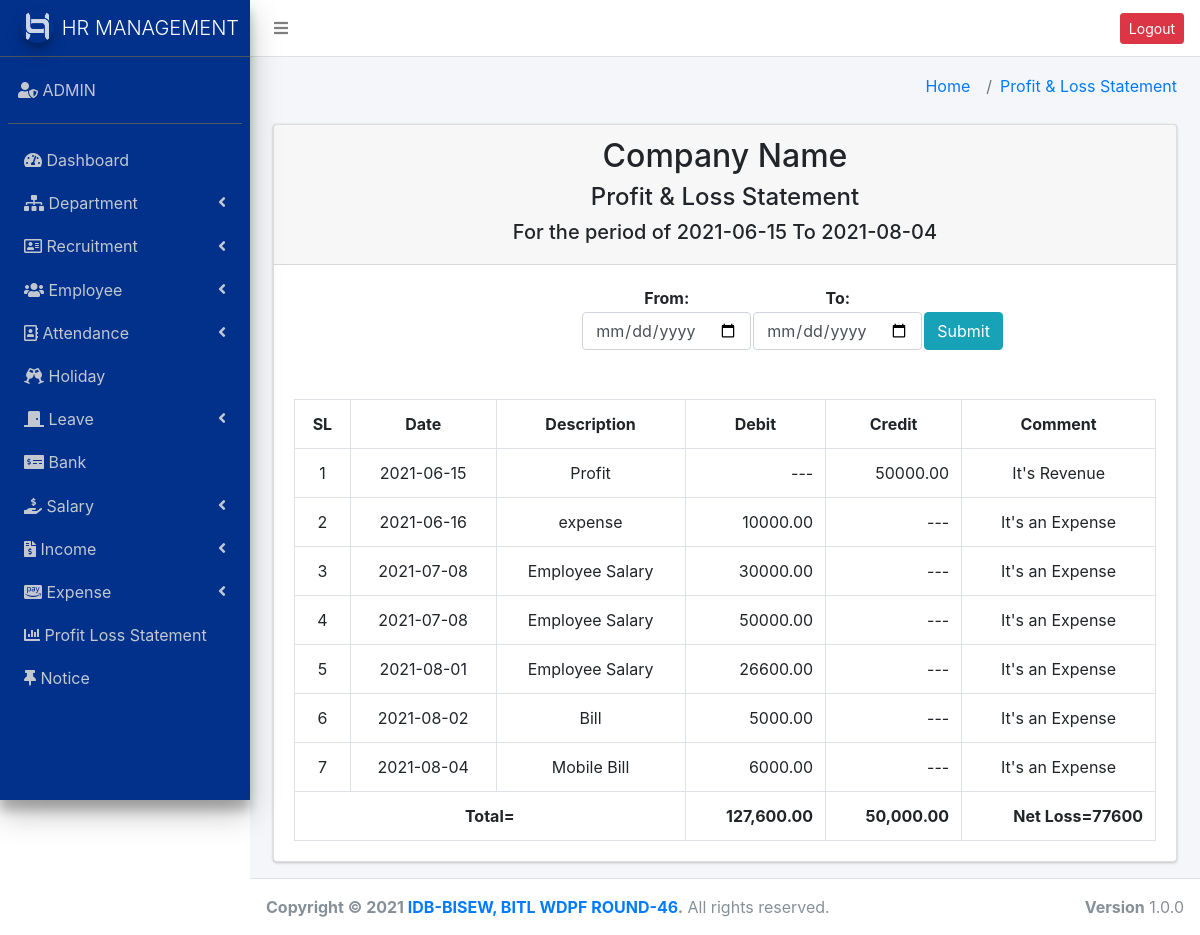
Page /profit_loss.php (signed in) on the committed database.
### tables this page shows
CREATE TABLE `income` (
  `incomeID` int(11) NOT NULL,
  `sourceID` int(11) NOT NULL,
  `date` date NOT NULL,
  `amount` decimal(10,2) NOT NULL,
  `method` enum('cash','bank') NOT NULL,
  `bankID` int(11) NOT NULL
);

CREATE TABLE `income_source` (
  `id` int(11) NOT NULL,
  `name` varchar(255) NOT NULL,
  `status` enum('active','inactive') NOT NULL
);

CREATE TABLE `expense` (
  `exoenseID` int(11) NOT NULL,
  `categoryID` int(11) NOT NULL,
  `date` date NOT NULL,
  `amount` decimal(10,2) NOT NULL,
  `method` enum('cash','bank') NOT NULL,
  `bankID` int(11) NOT NULL
);

CREATE TABLE `expense_category` (
  `id` int(11) NOT NULL,
  `category_name` varchar(255) NOT NULL,
  `status` enum('active','inactive') NOT NULL
);

CREATE TABLE `salary_payment` (
  `paymentID` int(11) NOT NULL,
  `empID` int(11) NOT NULL,
  `payment_date` date NOT NULL,
  `amount` decimal(10,2) NOT NULL,
  `payment_method` varchar(25) NOT NULL,
  `bankID` int(11) NOT NULL,
  `monthID` int(11) NOT NULL
);

### profit_loss.php (the view, shortened to what this page needs)
<?php
require_once("header.php");
require_once("sidebar.php");
if (isset($_POST['start_date'])) {
  $start = $_POST['start_date'];
  $end = $_POST['end_date'];
  $expense = $conn->query("SELECT * FROM expense JOIN expense_category ON expense_category.id=expense.categoryID WHERE `date` BETWEEN '" . $start . "' AND '" . $end . "'");
  $salary_payment = $conn->query("SELECT * FROM `salary_payment` WHERE `payment_date` BETWEEN '" . $start . "' AND '" . $end . "'");
  $income = $conn->query("SELECT * FROM `income` join income_source on income_source.id=income.sourceID WHERE `date` BETWEEN '" . $start . "' AND '" . $end . "'");
} else {
  $expense = $conn->query("SELECT * FROM expense JOIN expense_category ON expense_category.id=expense.categoryID");
  $salary_payment = $conn->query("SELECT * FROM `salary_payment`");
  $income = $conn->query("SELECT * FROM `income` join income_source on income_source.id=income.sourceID");
};
$data = array();
while ($ex = $expense->fetch_assoc()) {
  $d = array('date' => $ex['date'], 'description' => $ex['category_name'], 'amount' => $ex['amount'], 'type' => 'debit');
  array_push($data, $d);
}
while ($s = $salary_payment->fetch_assoc()) {
  $ss = array('date' => $s['payment_date'], 'description' => 'Employee Salary', 'amount' => $s['amount'], 'type' => 'debit');
  array_push($data, $ss);
}
while ($i = $income->fetch_assoc()) {
  $in = array('date' => $i['date'], 'description' => $i['name'], 'amount' => $i['amount'], 'type' => 'credit');
  array_push($data, $in);
}
$da = array_column($data, 'date');
array_multisort($da, SORT_ASC, $data);
$top_date=(count($da)-1);
?>
<section class="content-header">
  <div class="container-fluid">
    <div class="row mb-2">
      <div class="col-sm-6">
      </div>
      <div class="col-sm-6">
        <ol class="breadcrumb float-sm-right">
          <li class="breadcrumb-item"><a href="add_emp.php">Home</a></li>
          <li class="breadcrumb-item"><a href="add_emp.php">Profit & Loss Statement</a></li>
        </ol>
      </div>
    </div>
  </div>
</section>
<section class="content">
  <div class="container-fluid">
    <div class="row">
      <div class="col-md-12">
        <div class="card">
          <div class="card-header">
            <center>
              <h2>Company Name</h2>
            </center>
            <center>
              <h4>Profit & Loss Statement</h4>
            </center>
            <center>
             <?php if (isset($_POST['start_date'])){
              echo "<h5>For the period of  $start  To  $end</h5>";
             }else{
              echo "<h5>For the period of  $da[0] To $da[$top_date]</h5>";
             } ?>
            </center>
          </div>
          <div class="card-body">
            <?php
            $debit = 0;
            $credit = 0;
            ?>
            <div class="container">
              <div class="row">
                <div class="col-md-4"></div>
                <form action="" method="post">
                  <table>
                    <tr>
                      <th>From:</th>
                      <th>To:</th>
                    </tr>
                    <tr>
                      <td>
                        <input type="date" name="start_date" class="form-control">
                      </td>
                      <td>
                        <input type="date" name="end_date" class="form-control">
                      </td>
                      <td>
                        <input type="submit" class="btn btn-info btn-block">
                      </td>
                    </tr>
                  </table>
                </form>
              </div>
            </div>
            <br>
            <br>
            <table class="table table-bordered table-hover">
              <tr>
                <th>SL</th>
                <th>Date</th>
                <th>Description</th>
                <th>Debit</th>
                <th>Credit</th>
                <th>Comment</th>
              </tr>
              <?php $sl = 0;
              foreach ($data as $value) { ?>
                <tr>
                  <td><?php echo ++$sl; ?></td>
                  <td><?php echo $value['date']; ?></td>
                  <td><?php echo $value['description']; ?></td>
                  <td align="right"><?php if ($value['type'] === 'debit') {
                                      echo $value['amount'];
                                      $debit += $value['amount'];
                                    } else {
                                      echo '---'; } ?>
                   </td>
                  <td align="right"><?php if ($value['type'] === 'credit') {
                                      echo $value['amount'];
                                      $credit += $value['amount'];
                                    } else {
                                      echo '---'; } ?>
                      </td>
                  <td><?php if ($value['type'] == 'credit') {
                        echo "It's Revenue";
                      } else {
                        echo "It's an Expense"; } ?>
                    </td>
                </tr>
              <?php } ?>
              <tr>
                <th colspan="3">Total=</th>
                <th class="text-right"><?php echo number_format($debit, 2); ?></th>
                <th class="text-right"><?php echo  number_format($credit, 2); ?></th>
                <th class="text-right">
                  <?php $total= $credit-$debit;
                  if ($total>=0) {
                    echo "Net Profit=".$total;
                  }else{
                    echo "Net Loss=".abs($total);
                  }?>
                </th>
              </tr>
            </table>
          </div>
        </div>
      </div>
    </div>
  </div>
</section>
<?php require("footer.php"); ?>

### profit_loss.php (style rules this page uses)
table { text-align: center; }

### rows in the picture
income: date "2021-06-15", sourceID.name "Profit", amount "50000.00", shows "It's Revenue"
expense: date "2021-06-16", categoryID.category_name "expense", amount "10000.00", shows "It's an Expense"
salary_payment: payment_date "2021-07-08", description "Employee Salary", amount "30000.00", shows "It's an Expense"
salary_payment: payment_date "2021-07-08", description "Employee Salary", amount "50000.00", shows "It's an Expense"
salary_payment: payment_date "2021-08-01", description "Employee Salary", amount "26600.00", shows "It's an Expense"
expense: date "2021-08-02", categoryID.category_name "Bill", amount "5000.00", shows "It's an Expense"
expense: date "2021-08-04", categoryID.category_name "Mobile Bill", amount "6000.00", shows "It's an Expense"

### other values in the picture
$da[0] "2021-06-15"
$da[$top_date] "2021-08-04"
$debit "127,600.00"
$credit "50,000.00"
abs($total) "77600"
